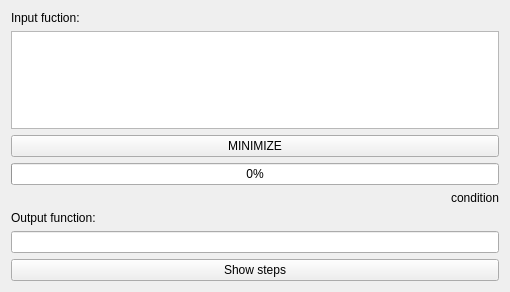
<?xml version="1.0" encoding="UTF-8"?>
<ui version="4.0">
 <class>SNF_gui</class>
 <widget class="QWidget" name="SNF_gui">
  <property name="geometry">
   <rect>
    <x>0</x>
    <y>0</y>
    <width>510</width>
    <height>292</height>
   </rect>
  </property>
  <property name="windowTitle">
   <string>SNF</string>
  </property>
  <layout class="QVBoxLayout" name="verticalLayout">
   <item>
    <layout class="QVBoxLayout" name="inputLayout">
     <item>
      <widget class="QLabel" name="label_2">
       <property name="text">
        <string>Input fuction:</string>
       </property>
      </widget>
     </item>
     <item>
      <widget class="QTextEdit" name="inputText"/>
     </item>
    </layout>
   </item>
   <item>
    <widget class="QPushButton" name="minimizeButton">
     <property name="text">
      <string>MINIMIZE</string>
     </property>
    </widget>
   </item>
   <item>
    <layout class="QVBoxLayout" name="progressLayout">
     <item>
      <widget class="QProgressBar" name="progressBar">
       <property name="value">
        <number>0</number>
       </property>
      </widget>
     </item>
     <item>
      <widget class="QLabel" name="conditionLabel">
       <property name="layoutDirection">
        <enum>Qt::LeftToRight</enum>
       </property>
       <property name="text">
        <string>condition</string>
       </property>
       <property name="alignment">
        <set>Qt::AlignRight|Qt::AlignTrailing|Qt::AlignVCenter</set>
       </property>
      </widget>
     </item>
    </layout>
   </item>
   <item>
    <layout class="QVBoxLayout" name="outputLayout">
     <item>
      <widget class="QLabel" name="label">
       <property name="text">
        <string>Output function:</string>
       </property>
      </widget>
     </item>
     <item>
      <widget class="QLineEdit" name="outputLine">
       <property name="readOnly">
        <bool>true</bool>
       </property>
      </widget>
     </item>
    </layout>
   </item>
   <item>
    <widget class="QPushButton" name="stepsButton">
     <property name="text">
      <string>Show steps</string>
     </property>
    </widget>
   </item>
  </layout>
 </widget>
 <layoutdefault spacing="6" margin="11"/>
 <resources/>
 <connections/>
</ui>
